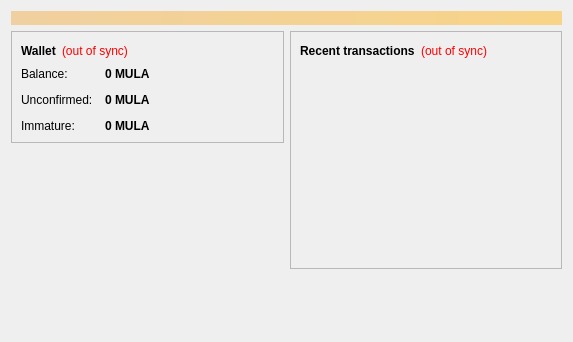
<?xml version="1.0" encoding="UTF-8"?>
<ui version="4.0">
 <class>OverviewPage</class>
 <widget class="QWidget" name="OverviewPage">
  <property name="geometry">
   <rect>
    <x>0</x>
    <y>0</y>
    <width>573</width>
    <height>342</height>
   </rect>
  </property>
  <property name="windowTitle">
   <string>Form</string>
  </property>
  <layout class="QVBoxLayout" name="topLayout">
   <item>
    <widget class="QLabel" name="labelAlerts">
     <property name="visible">
      <bool>false</bool>
     </property>
     <property name="styleSheet">
      <string notr="true">background-color: qlineargradient(x1: 0, y1: 0, x2: 1, y2: 0, stop:0 #F0D0A0, stop:1 #F8D488); color:#000000;</string>
     </property>
     <property name="wordWrap">
      <bool>true</bool>
     </property>
     <property name="margin">
      <number>3</number>
     </property>
    </widget>
   </item>
   <item>
    <layout class="QHBoxLayout" name="horizontalLayout" stretch="1,1">
     <item>
      <layout class="QVBoxLayout" name="verticalLayout_2">
       <item>
        <widget class="QFrame" name="frame">
         <property name="frameShape">
          <enum>QFrame::StyledPanel</enum>
         </property>
         <property name="frameShadow">
          <enum>QFrame::Raised</enum>
         </property>
         <layout class="QVBoxLayout" name="verticalLayout_4">
          <item>
           <layout class="QHBoxLayout" name="horizontalLayout_4">
            <item>
             <widget class="QLabel" name="label_5">
              <property name="font">
               <font>
                <weight>75</weight>
                <bold>true</bold>
               </font>
              </property>
              <property name="text">
               <string>Wallet</string>
              </property>
             </widget>
            </item>
            <item>
             <widget class="QLabel" name="labelWalletStatus">
              <property name="toolTip">
               <string>The displayed information may be out of date. Your wallet automatically synchronizes with the mula network after a connection is established, but this process has not completed yet.</string>
              </property>
              <property name="styleSheet">
               <string notr="true">QLabel { color: red; }</string>
              </property>
              <property name="text">
               <string notr="true">(out of sync)</string>
              </property>
              <property name="alignment">
               <set>Qt::AlignLeading|Qt::AlignLeft|Qt::AlignVCenter</set>
              </property>
             </widget>
            </item>
            <item>
             <spacer name="horizontalSpacer_2">
              <property name="orientation">
               <enum>Qt::Horizontal</enum>
              </property>
              <property name="sizeHint" stdset="0">
               <size>
                <width>40</width>
                <height>20</height>
               </size>
              </property>
             </spacer>
            </item>
           </layout>
          </item>
          <item>
           <layout class="QFormLayout" name="formLayout_2">
            <property name="fieldGrowthPolicy">
             <enum>QFormLayout::AllNonFixedFieldsGrow</enum>
            </property>
            <property name="horizontalSpacing">
             <number>12</number>
            </property>
            <property name="verticalSpacing">
             <number>12</number>
            </property>
            <item row="0" column="0">
             <widget class="QLabel" name="label">
              <property name="text">
               <string>Balance:</string>
              </property>
             </widget>
            </item>
            <item row="0" column="1">
             <widget class="QLabel" name="labelBalance">
              <property name="font">
               <font>
                <weight>75</weight>
                <bold>true</bold>
               </font>
              </property>
              <property name="cursor">
               <cursorShape>IBeamCursor</cursorShape>
              </property>
              <property name="toolTip">
               <string>Your current balance</string>
              </property>
              <property name="text">
               <string notr="true">0 MULA</string>
              </property>
              <property name="textInteractionFlags">
               <set>Qt::LinksAccessibleByMouse|Qt::TextSelectableByKeyboard|Qt::TextSelectableByMouse</set>
              </property>
             </widget>
            </item>
            <item row="1" column="0">
             <widget class="QLabel" name="label_3">
              <property name="text">
               <string>Unconfirmed:</string>
              </property>
             </widget>
            </item>
            <item row="1" column="1">
             <widget class="QLabel" name="labelUnconfirmed">
              <property name="font">
               <font>
                <weight>75</weight>
                <bold>true</bold>
               </font>
              </property>
              <property name="cursor">
               <cursorShape>IBeamCursor</cursorShape>
              </property>
              <property name="toolTip">
               <string>Total of transactions that have yet to be confirmed, and do not yet count toward the current balance</string>
              </property>
              <property name="text">
               <string notr="true">0 MULA</string>
              </property>
              <property name="textInteractionFlags">
               <set>Qt::LinksAccessibleByMouse|Qt::TextSelectableByKeyboard|Qt::TextSelectableByMouse</set>
              </property>
             </widget>
            </item>
            <item row="2" column="0">
             <widget class="QLabel" name="labelImmatureText">
              <property name="text">
               <string>Immature:</string>
              </property>
             </widget>
            </item>
            <item row="2" column="1">
             <widget class="QLabel" name="labelImmature">
              <property name="font">
               <font>
                <weight>75</weight>
                <bold>true</bold>
               </font>
              </property>
              <property name="toolTip">
               <string>Mined balance that has not yet matured</string>
              </property>
              <property name="text">
               <string notr="true">0 MULA</string>
              </property>
              <property name="textInteractionFlags">
               <set>Qt::LinksAccessibleByMouse|Qt::TextSelectableByKeyboard|Qt::TextSelectableByMouse</set>
              </property>
             </widget>
            </item>
           </layout>
          </item>
         </layout>
        </widget>
       </item>
       <item>
        <spacer name="verticalSpacer">
         <property name="orientation">
          <enum>Qt::Vertical</enum>
         </property>
         <property name="sizeHint" stdset="0">
          <size>
           <width>20</width>
           <height>40</height>
          </size>
         </property>
        </spacer>
       </item>
      </layout>
     </item>
     <item>
      <layout class="QVBoxLayout" name="verticalLayout_3">
       <item>
        <widget class="QFrame" name="frame_2">
         <property name="frameShape">
          <enum>QFrame::StyledPanel</enum>
         </property>
         <property name="frameShadow">
          <enum>QFrame::Raised</enum>
         </property>
         <layout class="QVBoxLayout" name="verticalLayout">
          <item>
           <layout class="QHBoxLayout" name="horizontalLayout_2">
            <item>
             <widget class="QLabel" name="label_4">
              <property name="text">
               <string>&lt;b&gt;Recent transactions&lt;/b&gt;</string>
              </property>
             </widget>
            </item>
            <item>
             <widget class="QLabel" name="labelTransactionsStatus">
              <property name="toolTip">
               <string>The displayed information may be out of date. Your wallet automatically synchronizes with the mula network after a connection is established, but this process has not completed yet.</string>
              </property>
              <property name="styleSheet">
               <string notr="true">QLabel { color: red; }</string>
              </property>
              <property name="text">
               <string notr="true">(out of sync)</string>
              </property>
              <property name="alignment">
               <set>Qt::AlignRight|Qt::AlignTrailing|Qt::AlignVCenter</set>
              </property>
             </widget>
            </item>
            <item>
             <spacer name="horizontalSpacer">
              <property name="orientation">
               <enum>Qt::Horizontal</enum>
              </property>
              <property name="sizeHint" stdset="0">
               <size>
                <width>40</width>
                <height>20</height>
               </size>
              </property>
             </spacer>
            </item>
           </layout>
          </item>
          <item>
           <widget class="QListView" name="listTransactions">
            <property name="styleSheet">
             <string notr="true">QListView { background: transparent; }</string>
            </property>
            <property name="frameShape">
             <enum>QFrame::NoFrame</enum>
            </property>
            <property name="verticalScrollBarPolicy">
             <enum>Qt::ScrollBarAlwaysOff</enum>
            </property>
            <property name="horizontalScrollBarPolicy">
             <enum>Qt::ScrollBarAlwaysOff</enum>
            </property>
            <property name="selectionMode">
             <enum>QAbstractItemView::NoSelection</enum>
            </property>
           </widget>
          </item>
         </layout>
        </widget>
       </item>
       <item>
        <spacer name="verticalSpacer_2">
         <property name="orientation">
          <enum>Qt::Vertical</enum>
         </property>
         <property name="sizeHint" stdset="0">
          <size>
           <width>20</width>
           <height>40</height>
          </size>
         </property>
        </spacer>
       </item>
      </layout>
     </item>
    </layout>
   </item>
  </layout>
 </widget>
 <resources/>
 <connections/>
</ui>
